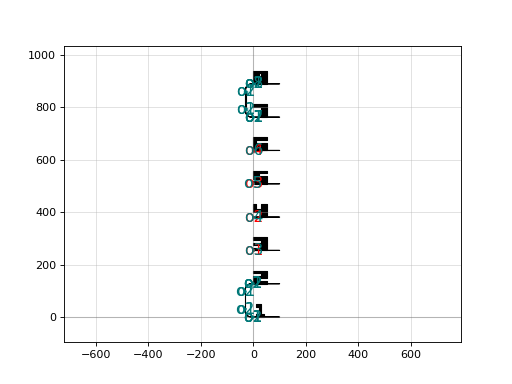

Reproduce this figure in Python.
import gdsfactory as gf

c = gf.components.edge_coupler_array_with_loopback(cross_section='strip', radius=30, n=8, pitch=127.0, extension_length=1.0, h_mirror=False, v_mirror=False, right_loopback=True, text_offset=(0, 0))
c.plot()
